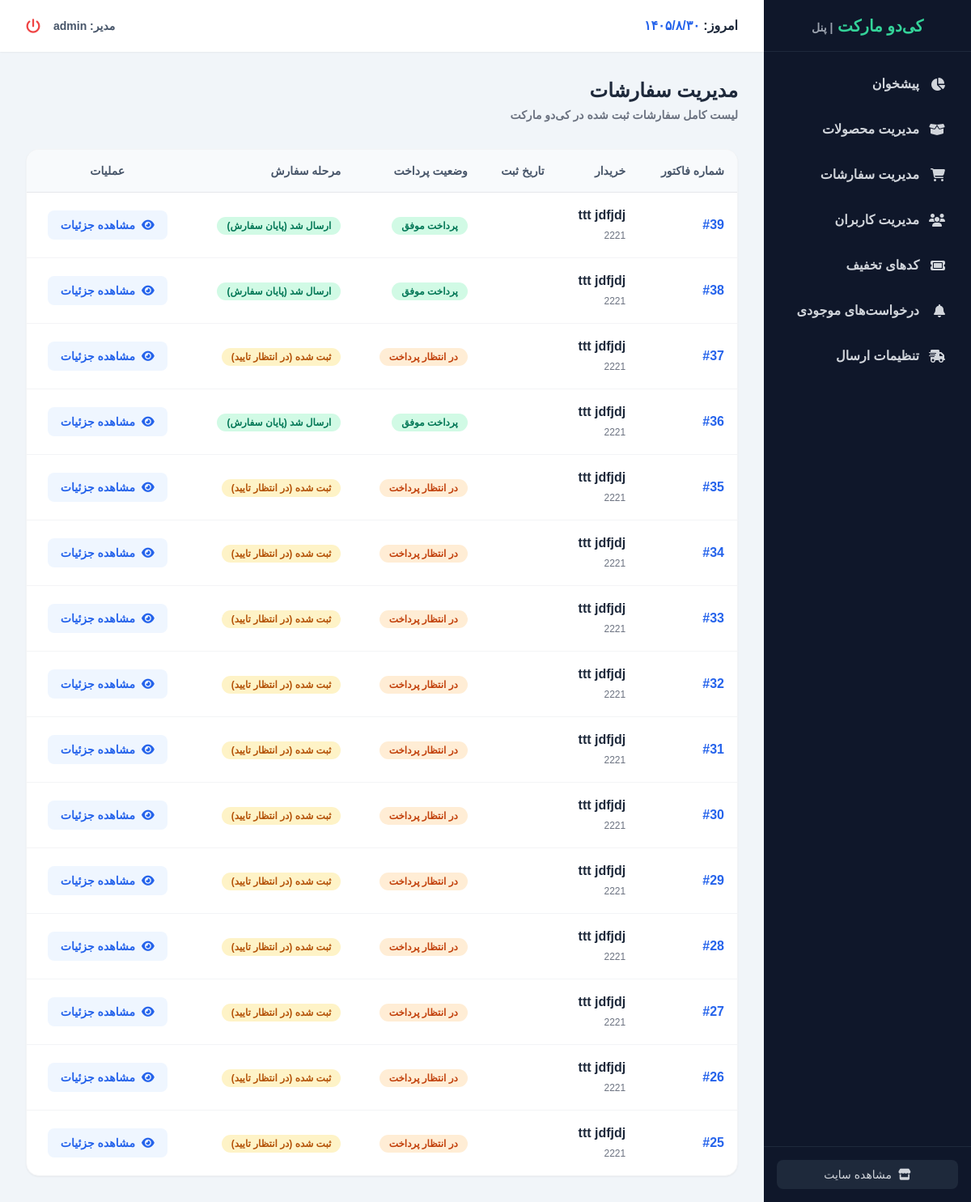
/dashboard/orders/ (signed in), run on an earlier commit of the app's database.
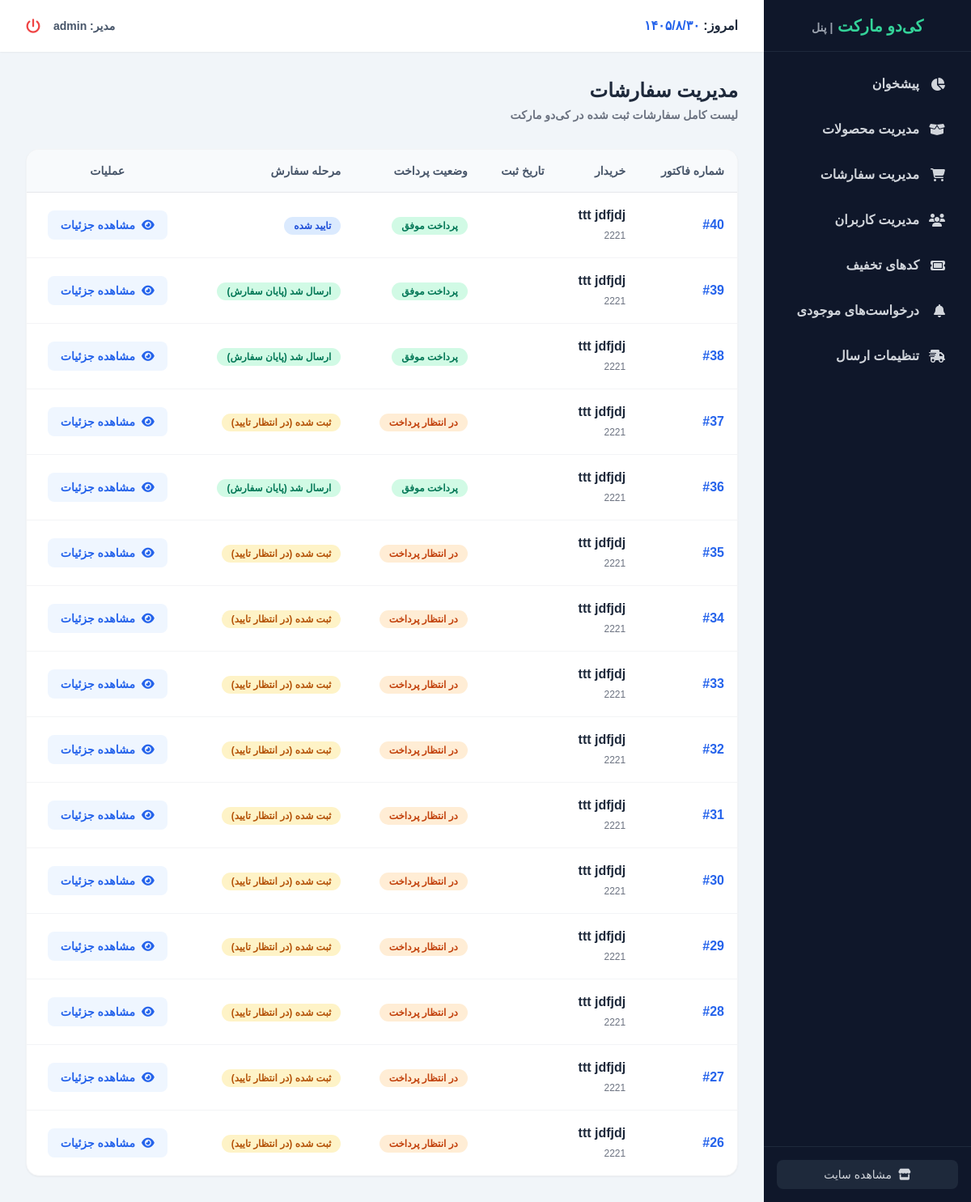
And on a later commit of the database.
### orders/models.py (models this page shows, shortened)
class Order(models.Model):
    first_name = models.CharField(max_length=50, verbose_name="نام")
    last_name = models.CharField(max_length=50, verbose_name="نام خانوادگی")
    phone = models.CharField(max_length=20, verbose_name="شماره تماس")
    address = models.TextField(verbose_name="آدرس دقیق")
    created = models.DateTimeField(auto_now_add=True, verbose_name="تاریخ ثبت")
    paid = models.BooleanField(default=False, verbose_name="پرداخت شده")
    user = models.ForeignKey(User, on_delete=models.CASCADE, related_name='orders', null=True, blank=True, verbose_name='کاربر سایت')
    zip_code = models.CharField(max_length=10, verbose_name='کد پستی')
    coupon = models.ForeignKey(Coupon, related_name='orders', null=True, blank=True, on_delete=models.SET_NULL, verbose_name="کد تخفیف استفاده شده")
    discount = models.IntegerField(default=0, validators=[MinValueValidator(0), MaxValueValidator(100)], verbose_name="درصد تخفیف")
    shipping_cost = models.PositiveIntegerField(default=0, verbose_name="هزینه ارسال")
    STATUS_CHOICES = (
        ('pending', 'ثبت شده (در انتظار تایید)'),
        ('confirmed', 'تایید شده'),
        ('processing', 'در حال پردازش'),
        ('shipped', 'ارسال شد (پایان سفارش)'),
    )
    status = models.CharField(
        max_length=20,
        choices=STATUS_CHOICES,
        default='pending',
        verbose_name="وضعیت سفارش"
    )
    tracking_code = models.CharField(
        max_length=50,
        blank=True,
        null=True,
        verbose_name="کد رهگیری پستی"
    )
    class Meta:
        verbose_name = "سفارش"
        verbose_name_plural = "سفارشات"
    def get_jalali(self):
        jalali_date = jdatetime.datetime.fromgregorian(datetime=self.created)
        return jalali_date.strftime("%Y/%m/%d")
    get_jalali.short_description = "تاریخ ثبت (شمسی)"

### dashboard/views.py (the view)
# urls.py: path('orders/', views.dashboard_order_list, name='dashboard_order_list'),
@staff_member_required
def dashboard_order_list(request):
    orders_list = Order.objects.all().order_by('-created')
    paginator = Paginator(orders_list, 15)
    page_number = request.GET.get('page')
    orders = paginator.get_page(page_number)
    context = {
        'orders': orders,
    }
    return render(request, 'dashboard/order_list.html', context)

### cart/context_processors.py (called while the page is built)
def cart(request):
    return {'cart': Cart(request)}

### dashboard/templates/dashboard/order_list.html (shortened to what this page needs)
{% extends "dashboard/dashboard_base.html" %}
{% load accounts_tags %}
{% block dashboard_content %}
<div class="flex justify-between items-center mb-8">
    <div>
        <h2 class="text-2xl font-bold text-slate-800">مدیریت سفارشات</h2>
        <p class="text-gray-500 mt-1 text-sm font-bold">لیست کامل سفارشات ثبت شده در کی‌دو مارکت</p>
    </div>
</div>
<div class="bg-white rounded-2xl border border-gray-100 shadow-sm overflow-hidden">
    <div class="overflow-x-auto">
        <table class="w-full text-right whitespace-nowrap">
            <thead class="bg-slate-50 text-slate-600 border-b border-gray-200">
                <tr>
                    <th class="p-4 font-bold text-sm">شماره فاکتور</th>
                    <th class="p-4 font-bold text-sm">خریدار</th>
                    <th class="p-4 font-bold text-sm">تاریخ ثبت</th>
                    <th class="p-4 font-bold text-sm">وضعیت پرداخت</th>
                    <th class="p-4 font-bold text-sm">مرحله سفارش</th>
                    <th class="p-4 font-bold text-sm text-center">عملیات</th>
                </tr>
            </thead>
            <tbody class="divide-y divide-gray-100">
                {% for order in orders %}
                    <tr class="hover:bg-slate-50 transition duration-150">
                        <td class="p-4">
                            <strong class="text-blue-600 block">#{{ order.id }}</strong>
                        </td>
                        <td class="p-4">
                            <strong class="text-slate-800 block">{{ order.first_name }} {{ order.last_name }}</strong>
                            <span class="text-xs text-gray-500">{{ order.phone|default:"-" }}</span>
                        </td>
                        <td class="p-4 text-gray-600 font-bold text-sm">
                        </td>
                        <td class="p-4">
                            {% if order.paid %}
                                <span class="bg-emerald-100 text-emerald-700 px-3 py-1 rounded-full text-xs font-bold">پرداخت موفق</span>
                            {% else %}
                                <span class="bg-orange-100 text-orange-700 px-3 py-1 rounded-full text-xs font-bold">در انتظار پرداخت</span>
                            {% endif %}
                        </td>
                        <td class="p-4">
                            <span class="px-3 py-1 rounded-full text-xs font-bold
                                {% if order.status == 'pending' %}bg-amber-100 text-amber-700
                                {% elif order.status == 'confirmed' %}bg-blue-100 text-blue-700
                                {% elif order.status == 'processing' %}bg-purple-100 text-purple-700
                                {% elif order.status == 'shipped' %}bg-emerald-100 text-emerald-700
                                {% endif %}">
                                {{ order.get_status_display }}
                            </span>
                        </td>
                        <td class="p-4 text-center">
                            <a href="{% url 'dashboard_order_detail' order.id %}" class="inline-flex items-center gap-2 bg-blue-50 text-blue-600 hover:bg-blue-500 hover:text-white px-4 py-2 rounded-lg transition font-bold text-sm">
                                <i class="fa-solid fa-eye"></i> مشاهده جزئیات
                            </a>
                        </td>
                    </tr>
                {% empty %}
                    <tr>
                        <td colspan="6" class="p-8 text-center text-gray-500 font-bold">هیچ سفارشی یافت نشد.</td>
                    </tr>
                {% endfor %}
            </tbody>
        </table>
    </div>
</div>
{% endblock %}

What changed in the data, as far as the page shows it:
no longer on this page (row unchanged): Order: id "25", first_name "ttt", last_name "jdfjdj", phone "2221", paid "در انتظار پرداخت", status "ثبت شده (در انتظار تایید)"
added Order: id "40", first_name "ttt", last_name "jdfjdj", phone "2221", paid "پرداخت موفق", status "تایید شده"
